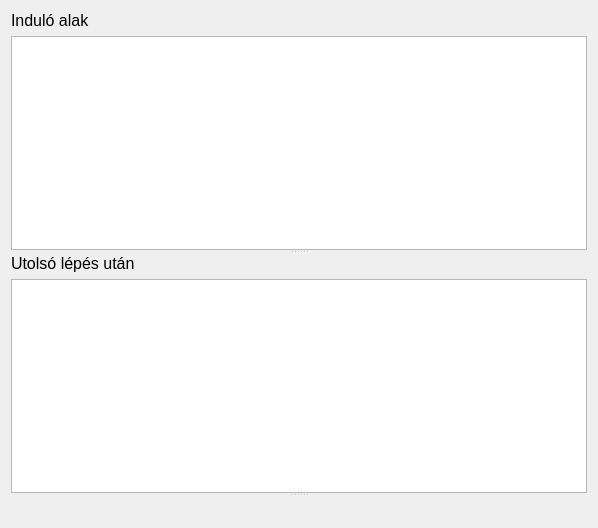
<?xml version="1.0" encoding="UTF-8"?>
<ui version="4.0">
 <class>result_reporter_dialog</class>
 <widget class="QDialog" name="result_reporter_dialog">
  <property name="geometry">
   <rect>
    <x>0</x>
    <y>0</y>
    <width>598</width>
    <height>528</height>
   </rect>
  </property>
  <property name="windowTitle">
   <string>Eredményjelentés</string>
  </property>
  <layout class="QVBoxLayout" name="verticalLayout_3">
   <item>
    <widget class="QSplitter" name="splitter_2">
     <property name="orientation">
      <enum>Qt::Vertical</enum>
     </property>
     <widget class="QSplitter" name="splitter">
      <property name="orientation">
       <enum>Qt::Vertical</enum>
      </property>
      <widget class="QWidget" name="layoutWidget">
       <layout class="QVBoxLayout" name="verticalLayout">
        <item>
         <widget class="QLabel" name="label_indulo">
          <property name="font">
           <font>
            <pointsize>12</pointsize>
           </font>
          </property>
          <property name="text">
           <string>Induló alak</string>
          </property>
         </widget>
        </item>
        <item>
         <widget class="QTableView" name="indulo_alak">
          <property name="font">
           <font>
            <pointsize>12</pointsize>
           </font>
          </property>
          <property name="editTriggers">
           <set>QAbstractItemView::NoEditTriggers</set>
          </property>
         </widget>
        </item>
       </layout>
      </widget>
      <widget class="QWidget" name="layoutWidget1">
       <layout class="QVBoxLayout" name="verticalLayout_2">
        <item>
         <widget class="QLabel" name="utolso_lepes">
          <property name="font">
           <font>
            <pointsize>12</pointsize>
           </font>
          </property>
          <property name="text">
           <string>Utolsó lépés után</string>
          </property>
         </widget>
        </item>
        <item>
         <widget class="QTableView" name="utolso_lepes_utan">
          <property name="font">
           <font>
            <pointsize>12</pointsize>
           </font>
          </property>
          <property name="editTriggers">
           <set>QAbstractItemView::NoEditTriggers</set>
          </property>
         </widget>
        </item>
       </layout>
      </widget>
     </widget>
     <widget class="QLabel" name="szoveges_eredmeny">
      <property name="font">
       <font>
        <pointsize>12</pointsize>
       </font>
      </property>
      <property name="text">
       <string/>
      </property>
     </widget>
    </widget>
   </item>
  </layout>
 </widget>
 <resources/>
 <connections/>
</ui>
